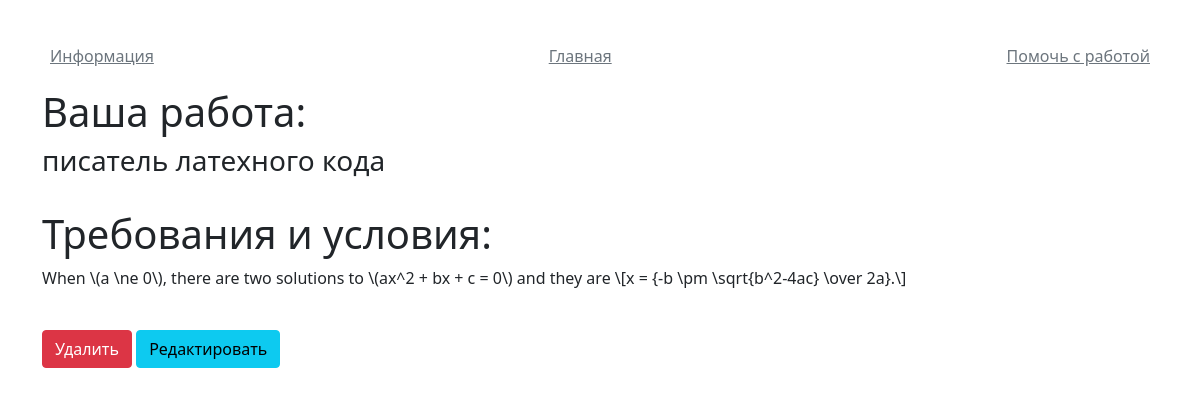
The page /15/details on the database its author committed.
### main/models.py (models this page shows, shortened)
class Job(models.Model):
    title = models.CharField('Title', max_length=50) #до 255 символов?
    task = models.TextField('Description')
    class Meta:
        verbose_name= 'Вакансия'
        verbose_name_plural = 'Вакансии'

### main/views.py (the view)
# urls.py: path('<int:pk>/details', views.Details.as_view(), name='details'),
class Details(DetailView):
    model = Job
    template_name = 'main/details.html'
    context_object_name = 'job'

### main/templates/main/details.html (shortened to what this page needs)
{% extends 'main/base.html' %}
{% block content %}
   <div class="features">
       <h1>
           Ваша работа:</h1> <h3>{{ job.title }}</h3><br>
       <h1>Требования и условия:</h1> <p>{{ job.task }}</p><br>
       <a href="{% url 'delete' job.id%}" class="btn btn-danger">Удалить</a>
       <a href="{% url 'update' job.id%}" class="btn btn-info">Редактировать</a>
   </div>
{% endblock %}

### rows shown on the page
Job: title "писатель латехного кода", task "When \\(a \\ne 0\\), there are two solutions to \\(ax^2 + bx + c = 0\\) and they are \\[x = {-b \\pm \\sqrt{b^2-4ac} \\over 2a}.\\]"
